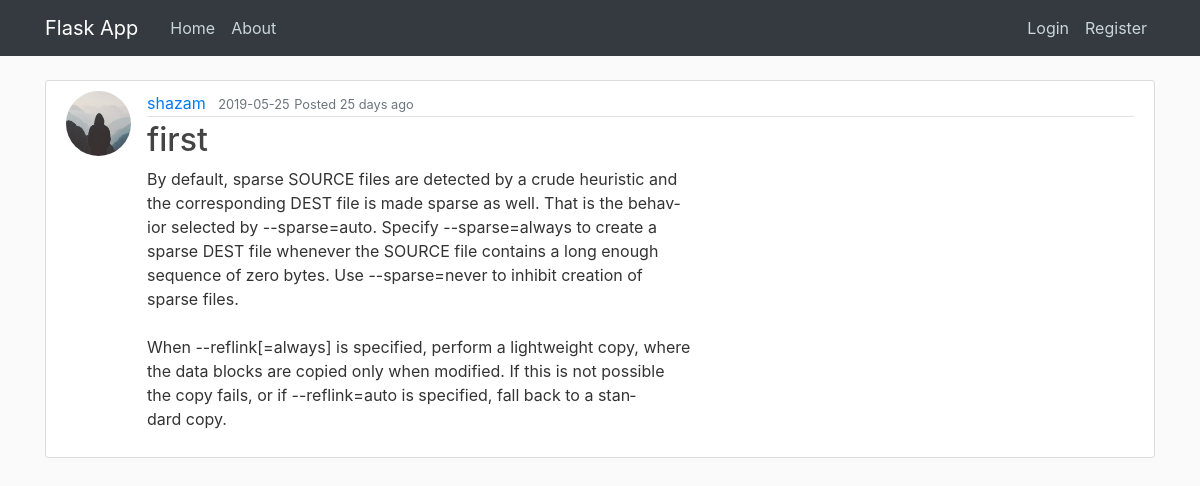
Screenshot of /post/2 with the database file from the repository.
### flaskapp/models.py (models this page shows, shortened)
class User(db.Model, UserMixin):
    id = db.Column(db.Integer, primary_key=True)
    name = db.Column(db.String(30), nullable=False)
    username = db.Column(db.String(20), unique=True, nullable=False)
    email = db.Column(db.String(120), unique=True, nullable=False)
    image_file = db.Column(db.String(20), nullable=False, default='default.jpg')
    password = db.Column(db.String(60), nullable=False)
    posts = db.relationship('Post', backref='author', lazy=True)

class Post(db.Model, UserMixin):
    id = db.Column(db.Integer, primary_key=True)
    title = db.Column(db.String(100), nullable=False)
    date_posted = db.Column(db.DateTime, nullable=False, default=datetime.utcnow)
    content = db.Column(db.Text, nullable=False)
    user_id = db.Column(db.Integer, db.ForeignKey('user.id'), nullable=False)

### flaskapp/posts/routes.py (the view)
@posts.route("/post/<int:post_id>")
def post(post_id):
	post = Post.query.get_or_404(post_id)
	return render_template('post.html', title=post.title, post=post)

### flaskapp/templates/post.html (shortened to what this page needs)
{% extends "layout.html" %}
{% block body %}
        <article class="media content-section">
          <img class="rounded-circle article-img" src="{{ url_for('static', filename='profile_pics/' + post.author.image_file) }}">
          <div class="media-body">
            <div class="article-metadata">
              <a class="mr-2" href="{{ url_for('users.user_posts',username=post.author.username) }}">{{ post.author.username }}</a>
              <small class="text-muted">{{ post.date_posted.strftime('%Y-%m-%d') }}</small>
	<small class="text-muted"> Posted {{ moment(post.date_posted).fromNow(refresh=True) }}</small>
            </div>
            <h2><a class="article-title">{{ post.title }}</a></h2>
            <p class="article-content">{{ post.content | safe}}</p>
          </div>
        </article>
{% endblock %}

### flaskapp/static/main.css (style rules this page uses)
body { background: #fafafa; color: #333333; margin-top: 5rem; }
h1, h2, h3, h4, h5, h6 { color: #444444; }
.content-section { background: #ffffff; padding: 10px 20px; border: 1px solid #dddddd; border-radius: 3px; margin-bottom: 20px; }
.article-title { color: #444444; }
.article-content { white-space: pre-line; }
.article-img { height: 65px; width: 65px; margin-right: 16px; }
.article-metadata { padding-bottom: 1px; margin-bottom: 4px; border-bottom: 1px solid #e3e3e3 }

### rows the page displays
User: image_file (placeholder picture), author.username "shazam"
Post: date_posted "2019-05-25", date_posted "25 days ago", title "first", content "By default, sparse SOURCE files are detected by a crude heuristic and the corresponding DEST file is made sparse as well. That is the behav‐ ior selected by --sparse=auto. Specify --sparse=always to create a sparse DEST file whenever the SOURCE file contains a long enough sequence of zero bytes. Use --sparse=never to inhibit creation of sparse files. When --reflink[=always] is specified, perform a lightweight copy, where the data blocks are copied only when modified. If this is not possible the copy fails, or if --reflink=auto is specified, fall back to a stan‐ dard copy."
